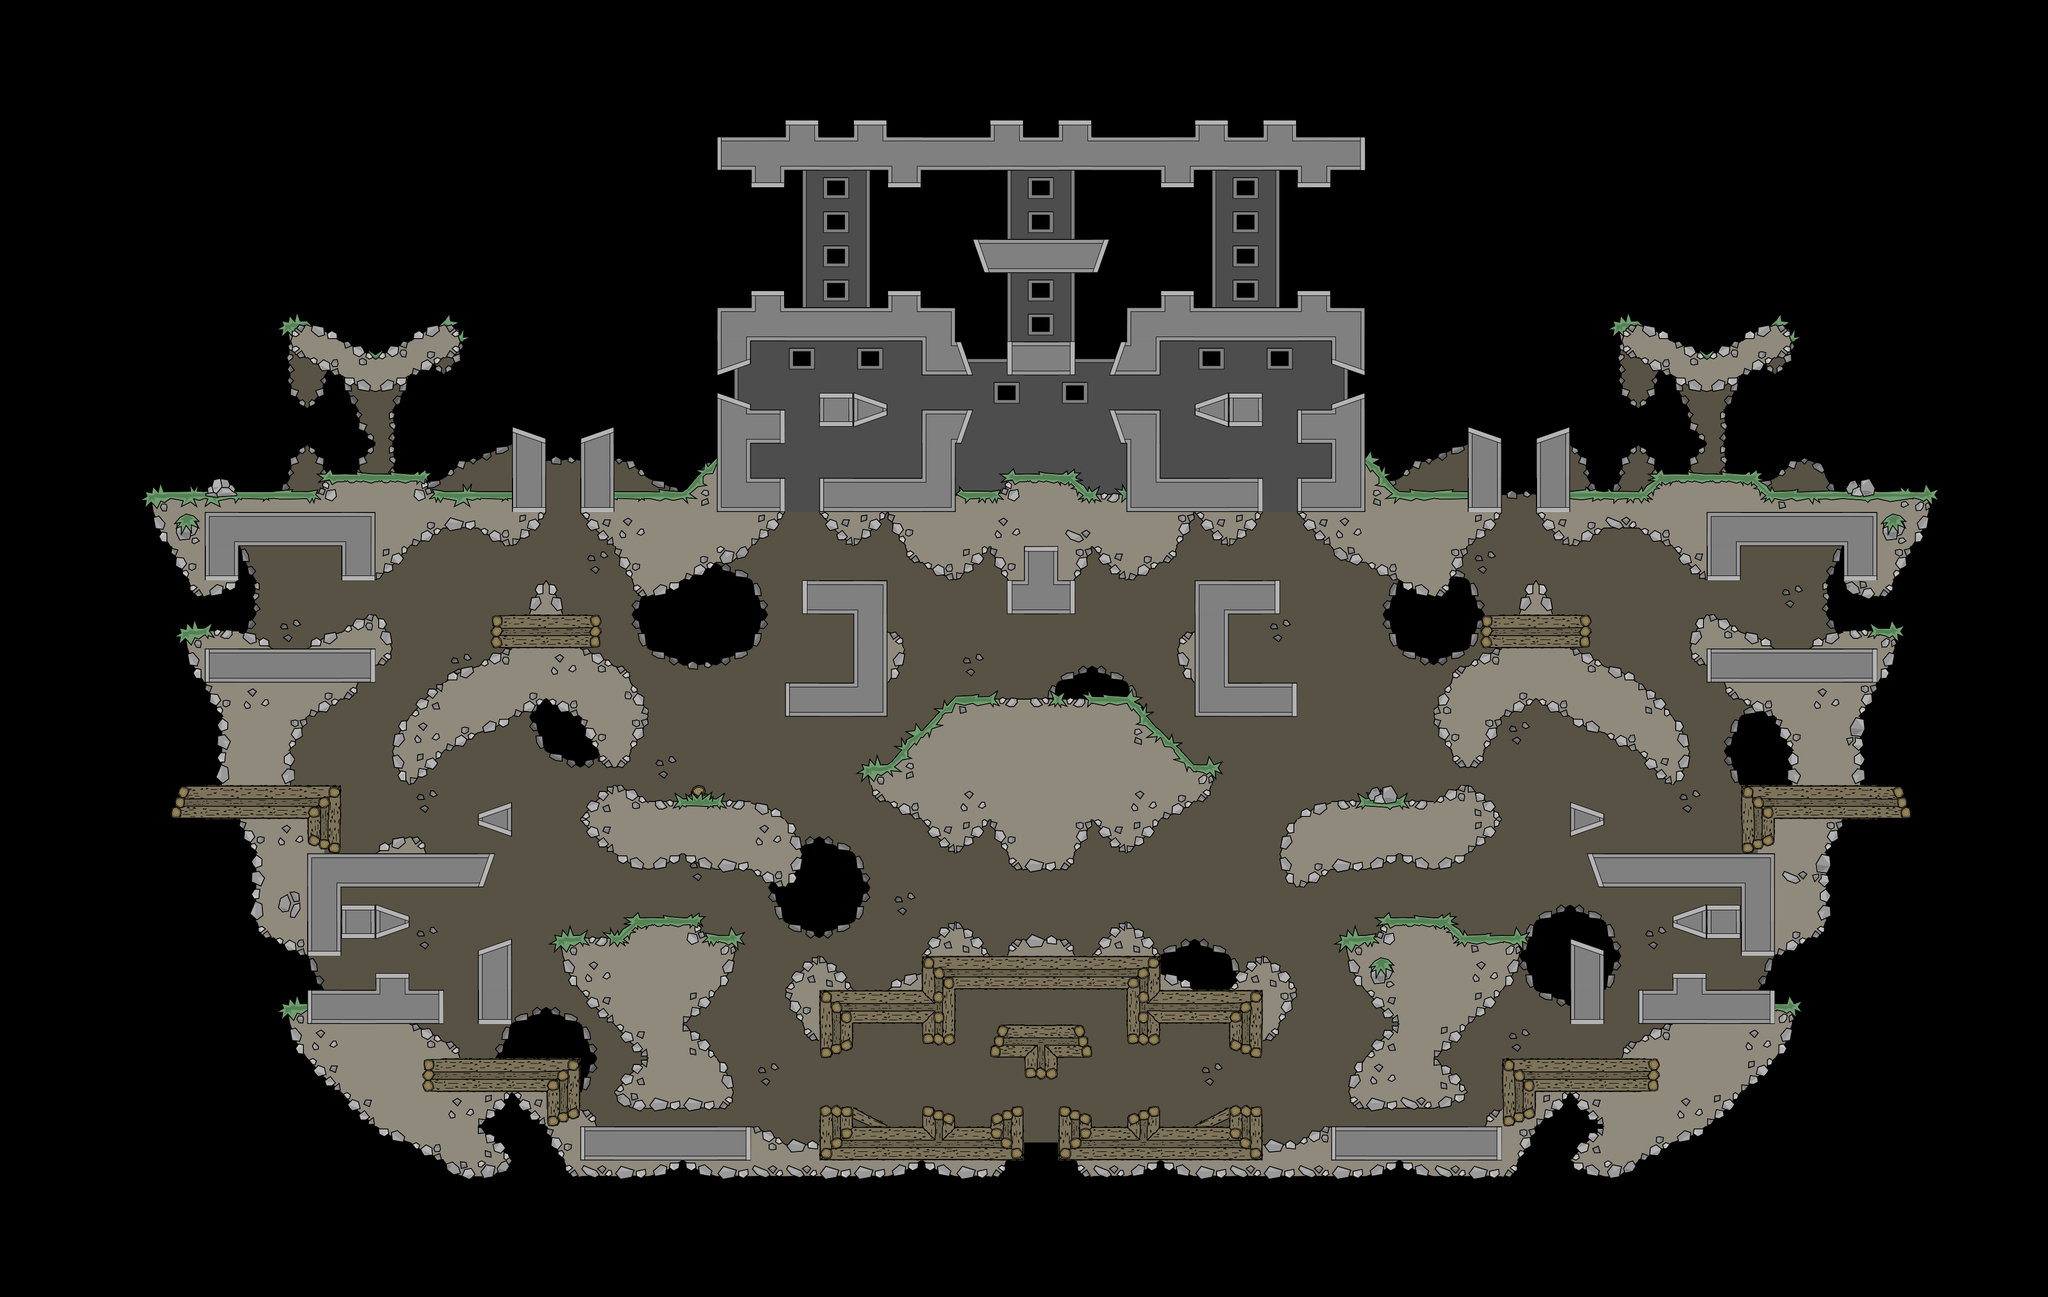

A level layout from a 2D game, rendered from its tile map. Below: a short description, then the map file with tile-grid data replaced by summaries:
An orthogonal 60x38 tile map with 64x64 px tiles, 2 tile layers (tilebg, tile) and 40 objects (2x sp_p_05, 2x spritebg, 2x spritefg, wp_p_00, wp_p_02, ...).

<map version="1.0" orientation="orthogonal" width="60" height="38" tilewidth="64" tileheight="64">
 <tileset firstgid="1" source="t64_new.tsx" />
 <layer name="tilebg" width="60" height="38">
  <data>[2280 cells, 885 non-empty, 37 distinct tile ids]</data>
 </layer>
 <layer name="tile" width="60" height="38">
  <data>[2280 cells, 770 non-empty, 121 distinct tile ids]</data>
 </layer>
 <objectgroup name="objects" width="60" height="38">
  <object name="wp_p_00" x="1245" y="1430">
   <properties>
    <property name="weapon" value="tec9,mp5,uzi" />
   </properties>
  </object>
  <object name="wp_p_02" x="1543" y="1232">
   <properties>
    <property name="weapon" value="fragnade,empnade" />
   </properties>
  </object>
  <object name="wp_p_05" x="2889" y="1936">
   <properties>
    <property name="weapon" value="rg6" />
   </properties>
  </object>
  <object name="wp_p_07" x="2245" y="862">
   <properties>
    <property name="weapon" value="tavor,ak47" />
   </properties>
  </object>
  <object name="sp_p_00" x="1016" y="1431" />
  <object name="sp_p_01" x="340" y="826" />
  <object name="sp_p_02" x="2873" y="1412" />
  <object name="sp_p_11" x="2497" y="1902" />
  <object name="sp_p_04" x="1957" y="1223" />
  <object name="sp_p_05" x="1410" y="1911" />
  <object name="sp_p_05" x="1056" y="760" />
  <object name="sp_p_06" x="2327" y="111" />
  <object name="wp_p_12" x="3308" y="1428">
   <properties>
    <property name="weapon" value="tavor,mp5" />
   </properties>
  </object>
  <object name="wp_p_20" x="2359" y="1230">
   <properties>
    <property name="weapon" value="fragnade,empnade" />
   </properties>
  </object>
  <object name="wp_p_21" x="1950" y="1711">
   <properties>
    <property name="weapon" value="minigun" />
   </properties>
  </object>
  <object name="sp_p_12" x="2846" y="752" />
  <object name="sp_p_13" x="1566" y="109" />
  <object name="wp_p_11" x="1950" y="185">
   <properties>
    <property name="weapon" value="emp,flame,machete" />
   </properties>
  </object>
  <object name="wp_p_14" x="1663" y="855">
   <properties>
    <property name="weapon" value="tavor,ak47" />
   </properties>
  </object>
  <object name="wp_p_15" x="3360" y="1148">
   <properties>
    <property name="weapon" value="m16,xm8" />
   </properties>
  </object>
  <object name="wp_p_16" x="1022" y="1929">
   <properties>
    <property name="weapon" value="rg6" />
   </properties>
  </object>
  <object name="wp_p_17" x="596" y="1430">
   <properties>
    <property name="weapon" value="tavor,mp5" />
   </properties>
  </object>
  <object name="wp_p_18" x="2662" y="1443">
   <properties>
    <property name="weapon" value="tec9,mp5,uzi" />
   </properties>
  </object>
  <object name="wp_p_24" x="539" y="1142">
   <properties>
    <property name="weapon" value="m16,xm8" />
   </properties>
  </object>
  <object name="sp_p_26" x="3541" y="807" />
  <object name="wp_p_27" x="-12" y="-322">
   <properties>
    <property name="weapon" value="boosttank" />
   </properties>
  </object>
  <object name="wp_p_30" x="1951" y="1890">
   <properties>
    <property name="weapon" value="smaw,m93ba" />
   </properties>
  </object>
  <object name="wp_p_32" x="3195" y="606">
   <properties>
    <property name="weapon" value="m14" />
   </properties>
  </object>
  <object name="wp_p_36" x="708" y="599">
   <properties>
    <property name="weapon" value="m14" />
   </properties>
  </object>
  <object name="wp_p_35" x="1246" y="846">
   <properties>
    <property name="weapon" value="shotgun" />
   </properties>
  </object>
  <object name="wp_p_40" x="1952" y="415">
   <properties>
    <property name="weapon" value="boosttank,healthpack" />
   </properties>
  </object>
  <object name="wp_p_41" x="1957" y="1257">
   <properties>
    <property name="weapon" value="boosttank,healthpack,riot" />
   </properties>
  </object>
  <object name="wp_p_43" x="2656" y="853">
   <properties>
    <property name="weapon" value="shotgun" />
   </properties>
  </object>
  <object name="wp_p_44" x="2335" y="481">
   <properties>
    <property name="weapon" value="gasnade,empnade,proxynade" />
   </properties>
  </object>
  <object name="wp_p_45" x="1566" y="481">
   <properties>
    <property name="weapon" value="gasnade,empnade,proxynade" />
   </properties>
  </object>
  <object name="wp_p_46" x="1957" y="827">
   <properties>
    <property name="weapon" value="xm8,rg6,minigun" />
   </properties>
  </object>
  <object name="spritebg" x="392" y="822">
   <properties>
    <property name="sprite" value="palmTree" />
   </properties>
  </object>
  <object name="spritebg" x="3506" y="810">
   <properties>
    <property name="sprite" value="palmTree" />
   </properties>
  </object>
  <object name="spritefg" x="3138" y="878">
   <properties>
    <property name="sprite" value="bushPalm" />
   </properties>
  </object>
  <object name="spritefg" x="766" y="878">
   <properties>
    <property name="sprite" value="bushPalm" />
   </properties>
  </object>
 </objectgroup>
</map>
